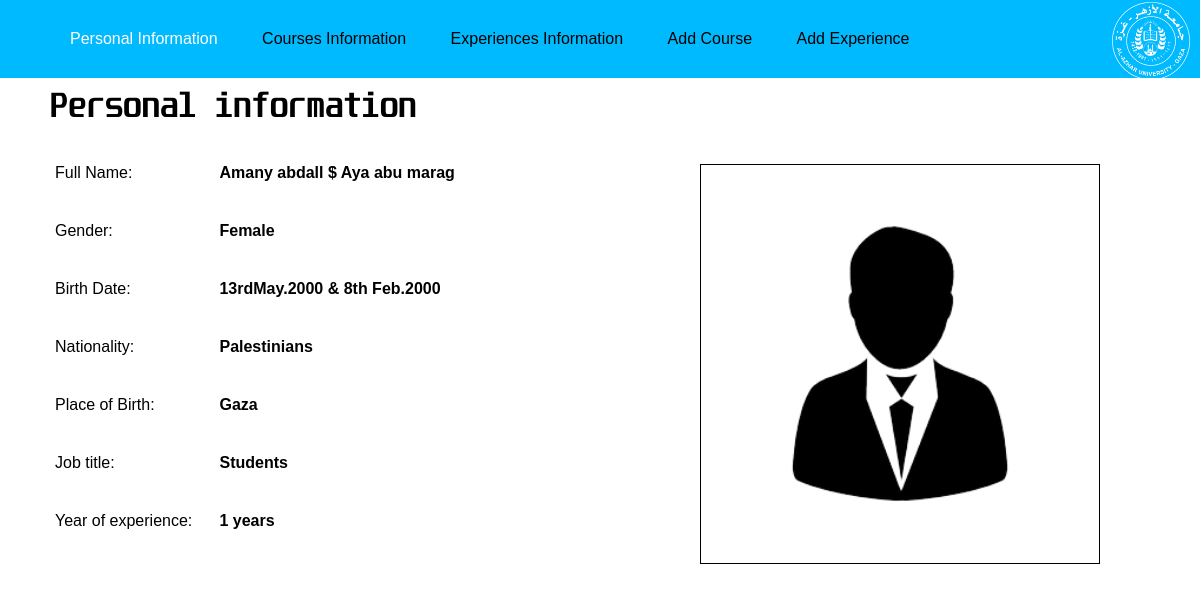
Before: /Home.php with the older database file.
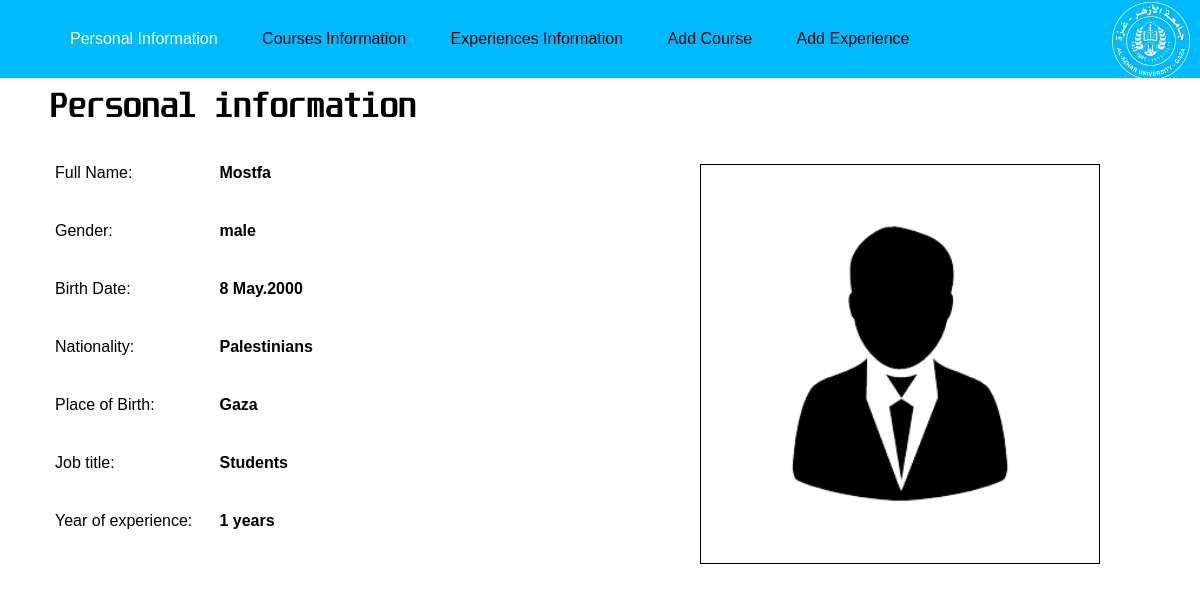
After: the same page with the newer database file.
### tables this page shows
CREATE TABLE IF NOT EXISTS `personal_info` (
  `id` int(11) NOT NULL,
  `full_name` varchar(45) NOT NULL,
  `gender` varchar(45) NOT NULL,
  `date_birth` varchar(45) NOT NULL,
  `nationality` varchar(45) NOT NULL,
  `birth_place` varchar(45) NOT NULL,
  `job_title` varchar(45) NOT NULL,
  `ex_year` varchar(45) NOT NULL
);

### Home.php (the view)
<?php
  $main=1;
  include 'header.php';
  $sql = "SELECT * FROM `personal_info`";
  $result = mysqli_query($conn, $sql);
  $info = mysqli_fetch_array($result);
?>
<h1>Personal information </h1>
<div class="personal">
    <p>
        <img src="img/1.png" alt="">
    <div class="line">
        <div class="detailss">Full Name:</div>
        <div class="details"><b> <?php echo $info['full_name'] ?></b></div>
    </div>
    <div class="line">
        <div class="detailss">Gender:</div>
        <div class="details"><b><?php echo $info['gender'] ?></b></div>
    </div>
    <div class="line">
        <div class="detailss">Birth Date: </div>
        <div class="details"><b><?php echo $info['date_birth'] ?></b></div>
    </div>
    <div class="line">
        <div class="detailss">Nationality: </div>
        <div class="details"><b> <?php echo $info['nationality'] ?></b></div>
    </div>
    <div class="line">
        <div class="detailss">Place of Birth: </div>
        <div class="details"><b><?php echo $info['birth_place'] ?></b></div>
    </div>
    <div class="line">
        <div class="detailss">Job title: </div>
        <div class="details"><b><?php echo $info['job_title'] ?></b></div>
    </div>
    <div class="line">
        <div class="detailss">Year of experience: </div>
        <div class="details"><b><?php echo $info['ex_year'] ?></b></div>
    </div>
    </p>
</div>
</body>
</html>

### header.php (shortened to what this page needs)
<!DOCTYPE html>
<html lang="en">
<head>
    <link rel="stylesheet" href="MyStyle.css">
</head>
<body>
    <div class="nav">
        <ul>
            <li <?php if(isset($main)){?>class="active" <?php }?>> <a href="Home.php">Personal Information</a> </li>
            <li <?php if(isset($allc)){?>class="active" <?php }?>> <a href="ViewsCourses.php">Courses Information</a>
            </li>
            <li <?php if(isset($allex)){?>class="active" <?php }?>> <a href="ViewExperience.php">Experiences
                    Information</a> </li>
            <li <?php if(isset($addc)){?>class="active" <?php }?>> <a href="addCourse.php">Add Course</a> </li>
            <li <?php if(isset($addex)){?>class="active" <?php }?>> <a href="addExperience.php">Add Experience</a> </li>
            <li class="logo"><img src="img/3.png" alt="logo"></li>
        </ul>
    </div>

### MyStyle.css (style rules this page uses)
* { margin: 0; padding: 0; box-sizing: border-box; }
body { font-family: 'Gill Sans', 'Gill Sans MT', Calibri, 'Trebuchet MS', sans-serif; }
.nav { background-color: #00baff; position: relative; padding: 30px; }
.nav ul li a { text-decoration: none; color: #000; font-family: Comic Sans MS, Arial; }
.nav ul li { display: inline-block; margin-left: 40px; }
.nav ul li.active a { color: #fff; }
.nav ul li.logo { position: absolute; right: 10px; top: 2px; }
.nav ul li.logo img { width: 78px; height: 78px; }
h1 { margin:10px 50px 20px; font-size: 30px; font-family: Unispace, Arial; }
.personal .line .details , .detailss { display:inline-block; width:300px; margin-left: 5px; }
.personal .line .detailss { width:150px; }
.personal .line { margin:40px 50px; }
.personal img { float: right; border: 1px solid black; width:400px; height: 400px; margin-right: 100px; }
.line .details , .detailss { display:inline-block; width:200px; margin: 0px 5px; }
.line .detailss { width:150px; }
.line { margin: 50px 90px; }

Changed rows visible on the page:
changed personal_info "Palestinians": full_name "Amany abdall $ Aya abu marag" → "Mostfa"; gender "Female" → "male"; date_birth "13rdMay.2000 & 8th Feb.2000" → "8 May.2000"
